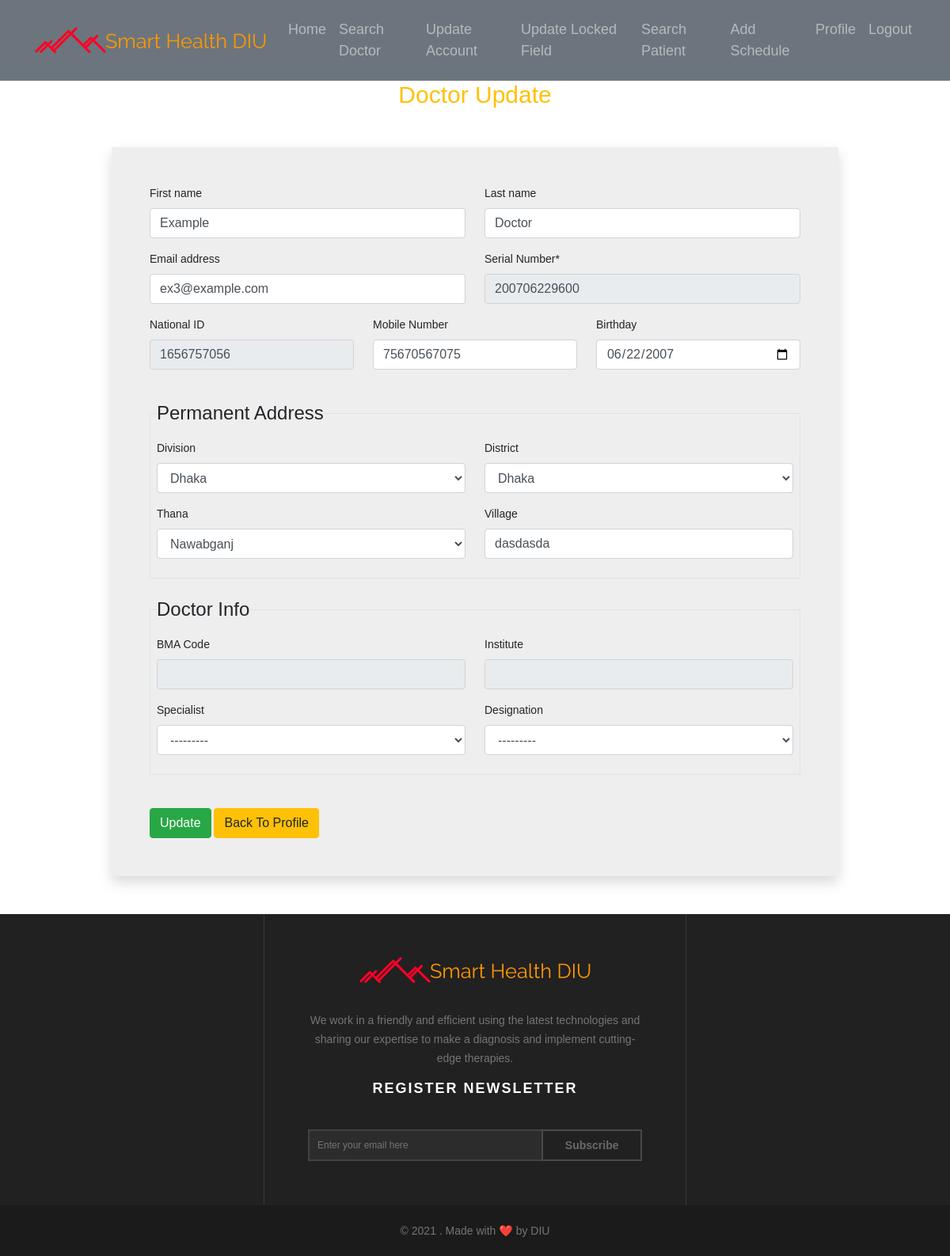
The app's page /doctor/2/update/ex (signed in) with its own data.
### users/models.py (models this page shows, shortened)
class User(AbstractUser):
    USER_TYPE_CHOICES = (
        (1, 'admin'),
        (2, 'doctor'),
        (3, 'patients'),
        (4, 'doctor admin'),
        (5, 'patient admin'),
    )
    VERIFY_STATUS = (
        ('yes', 'yes'),
        ('no', 'no')
    )
    GENDER_CHOICES = (
        ('Male', 'Male'),
        ('Female', 'Female'),
    )
    BG_CHOICES = (
        ('O+', 'O+'),
        ('O-', 'O-'),
        ('A+', 'A+'),
        ('A-', 'A-'),
        ('B+', 'B+'),
        ('B-', 'B-'),
        ('AB+', 'AB+'),
        ('AB-', 'AB-'),
    )
    DESIGNATION_CHOICES = (
        ('Professor', 'Professor'),
	    ('Associate Professor', 'Associate Professor'),
	    ('Assistant Professor', 'Assistant Professor'),
        ('Consultant', 'Consultant'),
	    ('Registras', 'Registras'),
	    ('Assistant Registras', 'Assistant Registras'),
	    ('IMO', 'IMO'),
        ('EMO', 'EMO'),
        ('RMO', 'RMO'),
        ('HMO', 'HMO'),
        ('Other', 'Other')
    )
    username = None
    sn = models.CharField(verbose_name='Serial Number', max_length=12, unique=True, error_messages={'required': 'Your Name is Required'})
    pm_division = models.ForeignKey(Division, verbose_name='Division', related_name='pm_division', on_delete=models.DO_NOTHING, null=True, blank=True)
    pm_district = models.ForeignKey(District, verbose_name='District', related_name='pm_district', on_delete=models.DO_NOTHING, null=True, blank=True)
    pm_thana = models.ForeignKey(Thana, verbose_name='Thana', related_name='pm_thana', on_delete=models.DO_NOTHING, null=True, blank=True)
    ps_division = models.ForeignKey(Division, verbose_name='Division', related_name='ps_division', on_delete=models.DO_NOTHING, null=True, blank=True)
    ps_district = models.ForeignKey(District, verbose_name='District', related_name='ps_district', on_delete=models.DO_NOTHING, null=True, blank=True)
    ps_thana = models.ForeignKey(Thana, verbose_name='Thana', related_name='ps_thana', on_delete=models.DO_NOTHING, null=True, blank=True)
    pm_village = models.CharField(verbose_name='Village',max_length=50, null=True, blank=True)
    ps_village = models.CharField(verbose_name='Village',max_length=50, null=True, blank=True)
    pm_union = models.CharField(verbose_name='Union',max_length=50, null=True, blank=True)
    ps_union = models.CharField(verbose_name='Union',max_length=50, null=True, blank=True)
    pm_ward = models.CharField(verbose_name='Ward',max_length=50, null=True, blank=True)
    ps_ward = models.CharField(verbose_name='Ward',max_length=50, null=True, blank=True)
    birthday = models.DateField(null=True, blank=True)
    image = models.ImageField(default='default.jpg', upload_to='users', null=True, blank=True)
    verified = models.CharField(max_length=10, choices=VERIFY_STATUS, null=True, default='no')
    user_type = models.PositiveIntegerField(choices=USER_TYPE_CHOICES, default=3, blank=True, null=True)
    mobile = models.CharField(verbose_name='Mobile Number', max_length=11, blank=True)
    payment = models.CharField(verbose_name='Payment Number', max_length=11, null=True, blank=True)
    nid = models.CharField(verbose_name='National ID', max_length=10, unique=True, blank=True, null=True)
    bma = models.CharField(verbose_name='BMA Code', max_length=20, unique=True, blank=True, null=True)
    institute = models.CharField(verbose_name='Institute', max_length=100, blank=True, null=True)
    designation = models.CharField(verbose_name='Designation', max_length=50, choices=DESIGNATION_CHOICES, blank=True, null=True)
    specialist = models.ForeignKey(Speciality, verbose_name='Specialist', blank=True, null=True, on_delete=models.CASCADE)
    father_name = models.CharField(verbose_name='Father\'s name', max_length=25, null=True, blank=True)
    mother_name = models.CharField(verbose_name='Mother\'s name', max_length=25, null=True, blank=True)
    father_mobile = models.CharField(verbose_name='Father\'s Mobile', max_length=11, null=True, blank=True)
    mother_mobile = models.CharField(verbose_name='Mother\'s Mobile', max_length=11, null=True, blank=True)
    bg = models.CharField(verbose_name='Blood Group', max_length=11, choices=BG_CHOICES, null=True, blank=True)
    gender = models.CharField(verbose_name='Select Gender', max_length=11, choices=GENDER_CHOICES, null=True, blank=True)
    USERNAME_FIELD = 'sn'

### users/views.py (the view, shortened to what this page needs)
# urls.py: path('doctor/<int:pk>/update/ex', DoctorExUpdateView.as_view(), name='doctor-update-ex'),
class DoctorExUpdateView(LoginRequiredMixin, UserPassesTestMixin, UpdateView):
    model = User
    form_class = ExUpdateForm
    template_name = 'users/doctor_updateex.html'
    def test_func(self):
        obj = self.get_object()
        if obj.id == self.request.user.id:
            return True

### users/forms.py
class ExUpdateForm(UserChangeForm):
    class Meta:
        model = User
        fields = ['first_name', 'last_name', 'email', 'sn', 'birthday', 'nid', 'mobile', 'bma', 'institute', 'image', 'father_name', 'father_mobile', 'mother_name', 'mother_mobile', 'bg', 'gender', 'pm_division', 'pm_district', 'pm_thana', 'ps_division', 'ps_district', 'ps_thana', 'pm_union', 'ps_union', 'pm_ward', 'ps_ward', 'pm_village', 'ps_village', 'payment', 'specialist', 'designation',]
        widgets = {
            'birthday' : DateInput(attrs={
            }),
            'nid' : forms.TextInput(attrs={
                'readonly' : True
            }),
            'bma' : forms.TextInput(attrs={
                'readonly' : True
            }),
            'institute' : forms.TextInput(attrs={
                'readonly' : True
            }),
            'sn' : forms.TextInput(attrs={
                'placeholder' : 'Auto generated',
                'readonly' : True
            }),
        }
    def __init__(self, *args, **kwargs):
        super().__init__(*args, **kwargs)
        self.fields['institute'].required = False

### users/models.py (called while the page is built)
    def __str__(self):
        return self.name

    def __str__(self):
        return self.name

    def __str__(self):
        return self.name

    def __str__(self):
        return self.name

### users/templates/users/doctor_updateex.html (shortened to what this page needs)
{% extends 'users/dashboard/base.html' %}
{% load crispy_forms_tags %}
{% block content %}
    <h3 class="text-center text-warning">Doctor Update</h3>
    <div class="row my-5">
        <form action="" method="POST" class="w-75 mx-auto p-5 shadow" style="background-color: #eee;" id="regForm" enctype="multipart/form-data" data-districts-url="{% url 'ajax_load_districts' %}" data-thanas-url="{% url 'ajax_load_thanas' %}" novalidate>
            <div class="row">
                <div class="col-md-6">
                    {{ form.first_name|as_crispy_field }}
                </div>
                <div class="col-md-6">
                    {{ form.last_name|as_crispy_field }}
                </div>
            </div>
            <div class="row">
                <div class="col-md-6">
                    {{ form.email|as_crispy_field }}
                </div>
                <div class="col-md-6">
                    {{ form.sn|as_crispy_field }}
                </div>
            </div>
            <div class="row">
                <div class="col-md-4">
                    {{ form.nid|as_crispy_field }}
                </div>
                <div class="col-md-4">
                    {{ form.mobile|as_crispy_field }}
                </div>
                <div class="col-md-4">
                    {{ form.birthday|as_crispy_field }}
                </div>
            </div>
            <br>
            <fieldset class="border p-2">
                <legend class="w-auto">Permanent Address</legend>
                <div class="row">
                    <div class="col-md-6">
                        {{ form.pm_division|as_crispy_field }}
                    </div>
                    <div class="col-md-6">
                        {{ form.pm_district|as_crispy_field }}
                    </div>
                    <div class="col-md-6">
                        {{ form.pm_thana|as_crispy_field }}
                    </div>
                    <div class="col-md-6">
                        {{ form.pm_village|as_crispy_field }}
                    </div>
                </div>
            </fieldset>
            <br>
            <fieldset class="border p-2">
                <legend class="w-auto">Doctor Info</legend>
                <div class="row">
                    <div class="col-md-6">
                        {{ form.bma|as_crispy_field }}
                    </div>
                    <div class="col-md-6">
                        {{ form.institute|as_crispy_field }}
                    </div>
                </div>
                <div class="row">
                    <div class="col-md-6">
                        {{ form.specialist|as_crispy_field }}
                    </div>
                    <div class="col-md-6">
                        {{ form.designation|as_crispy_field }}
                    </div>
                </div>
            </fieldset>
            <br>
            <br>
            <button type="submit" class="btn btn-success submit">Update</button>
            <a href="{% url 'user-profile' request.user.id %}" class="btn btn-warning">Back To Profile</a>
        </form>
    </div>
    {% endblock content %}

### users/static/dc/css/style.css (style rules this page uses)
* { margin: 0px; padding: 0px; }
body { background: #FFF; height: 100%; width: 100%; font-weight: normal; margin: 0px; padding: 0px; height: 100%; min-height: 100%; position: relative; font-size: 14px; font-family: 'Raleway', sans-serif; }
h1, h2, h3, h4, h5, h6 { font-weight: normal; color: #333333; }
h3 { font-size: 30px; }
a { -webkit-transition: all 0.4s ease-in-out; -moz-transition: all 0.4s ease-in-out; -o-transition: all 0.4s ease-in-out; -ms-transition: all 0.4s ease-in-out; transition: all 0.4s ease-in-out; text-decoration: none !important; }
a { text-decoration: none; color: #757575; }

### records on screen
User: first_name "Example", last_name "Doctor", email "ex3@example.com", sn "200706229600", nid "1656757056", mobile "75670567075", birthday "06/22/2007", pm_division "Dhaka", pm_district "Dhaka", pm_thana "Nawabganj", pm_village "dasdasda", specialist "---------", designation "---------"
